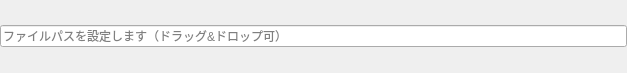
<?xml version="1.0" encoding="UTF-8"?>
<ui version="4.0">
 <class>UIFilePathBox</class>
 <widget class="QWidget" name="UIFilePathBox">
  <property name="geometry">
   <rect>
    <x>0</x>
    <y>0</y>
    <width>627</width>
    <height>73</height>
   </rect>
  </property>
  <property name="sizePolicy">
   <sizepolicy hsizetype="Preferred" vsizetype="Preferred">
    <horstretch>0</horstretch>
    <verstretch>0</verstretch>
   </sizepolicy>
  </property>
  <property name="maximumSize">
   <size>
    <width>16777215</width>
    <height>73</height>
   </size>
  </property>
  <property name="windowTitle">
   <string>Form</string>
  </property>
  <layout class="QHBoxLayout" name="horizontalLayout">
   <property name="spacing">
    <number>4</number>
   </property>
   <property name="leftMargin">
    <number>0</number>
   </property>
   <property name="topMargin">
    <number>0</number>
   </property>
   <property name="rightMargin">
    <number>0</number>
   </property>
   <property name="bottomMargin">
    <number>0</number>
   </property>
   <item>
    <widget class="QLineEdit" name="lineEdit">
     <property name="placeholderText">
      <string>ファイルパスを設定します（ドラッグ&amp;ドロップ可）</string>
     </property>
    </widget>
   </item>
  </layout>
 </widget>
 <resources/>
 <connections/>
</ui>
